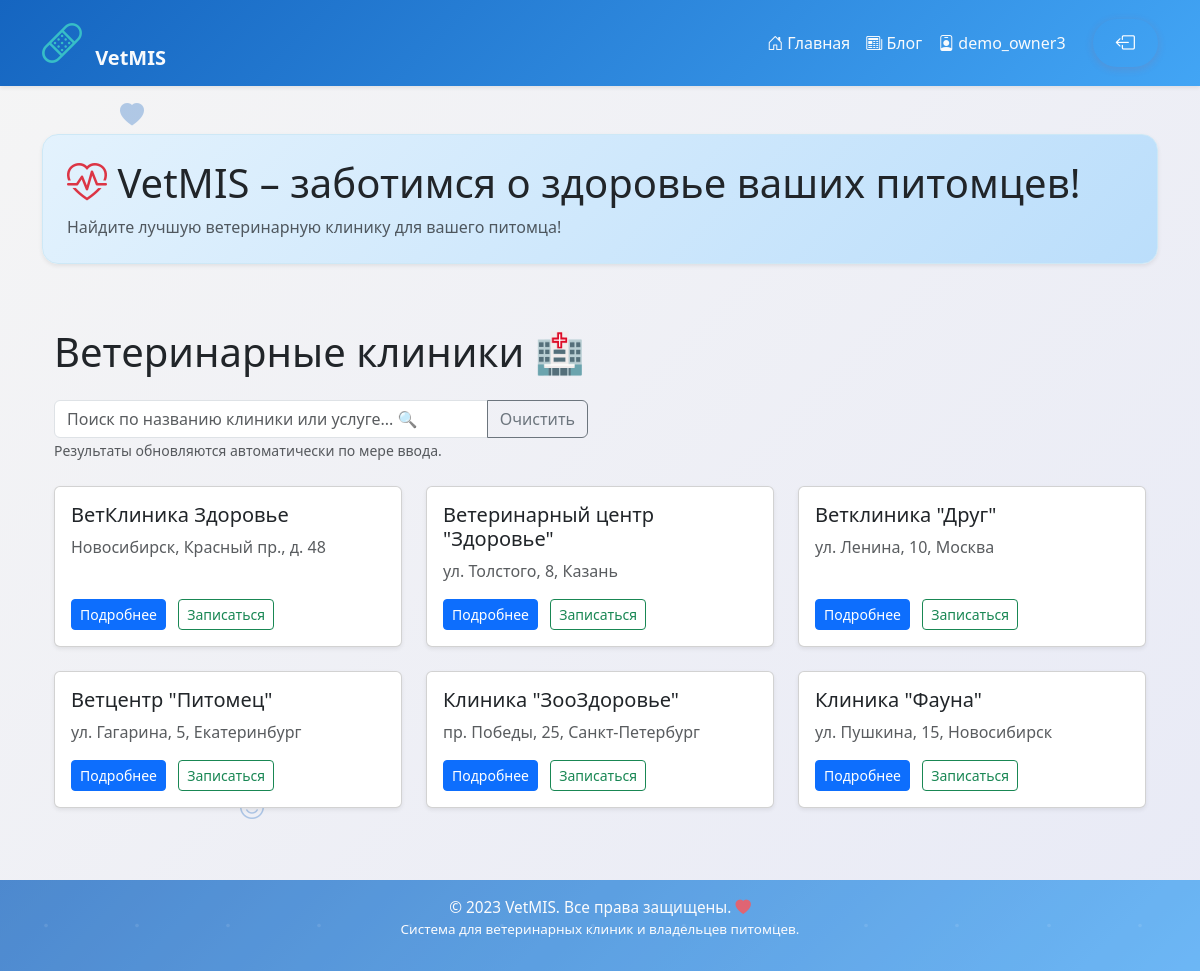
Screenshot of /clinics/ (signed in) with the database file from the repository.
### main/models.py (models this page shows, shortened)
class Clinic(models.Model):
    name = models.CharField(max_length=200, verbose_name="Название клиники")
    slug = models.SlugField(max_length=220, unique=True, verbose_name="Слаг")
    description = models.TextField(verbose_name="Описание", blank=True)
    address = models.CharField(max_length=300, verbose_name="Адрес", blank=True)
    phone = models.CharField(max_length=50, verbose_name="Телефон", blank=True)
    email = models.EmailField(verbose_name="Email", blank=True)
    website = models.URLField(verbose_name="Сайт", blank=True)
    timezone = models.CharField(max_length=50, verbose_name="Часовой пояс", default="Europe/Moscow")
    owner = models.ForeignKey(
        settings.AUTH_USER_MODEL,
        on_delete=models.SET_NULL,
        null=True,
        blank=True,
        related_name="owned_clinics",
        verbose_name="Владелец кабинета клиники"
    )
    is_demo = models.BooleanField(default=False, verbose_name="Демонстрационная клиника")
    class Meta:
        verbose_name = "Клиника"
        verbose_name_plural = "Клиники"

### main/views.py (the view)
# urls.py: path('clinics/', views.clinics_list, name='clinics_list'),
@login_required
def clinics_list(request):
    clinics = list(Clinic.objects.all().order_by('name'))
    return render(request, 'clinic/list.html', {'clinics': clinics})

### main/templates/clinic/list.html (shortened to what this page needs)
{% extends 'base.html' %}
{% block content %}
<div class="container mt-4">
  <h1 class="mb-4">Ветеринарные клиники 🏥</h1>
  <div class="row mb-4">
    <div class="col-md-6">
      <div class="input-group">
        <input type="text" id="searchInput" class="form-control" placeholder="Поиск по названию клиники или услуге... 🔍">
        <button class="btn btn-outline-secondary" type="button" id="clearSearch">Очистить</button>
      </div>
      <small class="text-muted">Результаты обновляются автоматически по мере ввода.</small>
    </div>
  </div>
  <div class="row" id="clinicsContainer">
    {% for clinic in clinics %}
    <div class="col-lg-4 col-md-6 mb-4 clinic-card"
         data-name="{{ clinic.name|lower }}"
         data-services="{% for cs in clinic.clinic_services_prefetched %}{% if cs.is_active %}{{ cs.service.name|lower }}; {% endif %}{% empty %}нет услуг{% endfor %}">
      <div class="card h-100 shadow-sm">
        <div class="card-body d-flex flex-column">
          <h5 class="card-title">{{ clinic.name }}</h5>
          {% if clinic.address %}
          <p class="card-text text-muted">{{ clinic.address|truncatechars:50 }}</p>
          {% endif %}
          <div class="mt-auto">
            <button class="btn btn-primary btn-sm me-2"
                    data-bs-toggle="modal"
                    data-bs-target="#clinicModal"
                    data-name="{{ clinic.name|default:'' }}"
                    data-address="{{ clinic.address|default:'Не указан' }}"
                    data-description="{{ clinic.description|default:'Нет описания' }}"
                    data-phone="{{ clinic.phone|default:'Не указан' }}"
                    data-email="{{ clinic.email|default:'Не указан' }}"
                    data-working-hours="{{ clinic.working_hours|default:'Не указаны' }}"
                    data-services="{% for cs in clinic.clinic_services_prefetched %}{% if cs.is_active %}{{ cs.service.name }} — {{ cs.price }} {{ cs.currency.code }}{% if not forloop.last %}; {% endif %}{% endif %}{% empty %}Нет услуг{% endfor %}"
                    data-vets="{% firstof clinic.vets_prefetched|length 0 %}">
              Подробнее
            </button>
            <a href="{% url 'book_appointment' clinic.id %}" class="btn btn-outline-success btn-sm">
              Записаться
            </a>
          </div>
        </div>
      </div>
    </div>
    {% endfor %}
  </div>
</div>
{% endblock %}

### main/templates/base.html (shortened to what this page needs)
{% load static %}
<!DOCTYPE html>
<html lang="ru">
<head>
    <link href="https://cdn.jsdelivr.net/npm/bootstrap@5.3.0/dist/css/bootstrap.min.css" rel="stylesheet">
    <link href="https://cdn.jsdelivr.net/npm/bootstrap-icons@1.10.5/font/bootstrap-icons.css" rel="stylesheet">
    <link rel="stylesheet" href="{% static 'css/medical-style.css' %}">
</head>
<body style="background: linear-gradient(135deg, #f5f5f5 0%, #e8eaf6 100%);">
    <div class="floating-animals">
        <i class="bi bi-heart-fill animal-icon" style="top:10%;left:10%;animation-delay:0s;"></i>
        <i class="bi bi-activity animal-icon" style="top:20%;right:15%;animation-delay:1s;"></i>
    </div>
    <nav class="navbar navbar-expand-lg navbar-dark shadow-sm" style="background: linear-gradient(135deg, #1565c0 0%, #42a5f5 100%);">
        <div class="container">
            <a class="navbar-brand fw-bold"
               href="{% if user.is_authenticated and user.owned_clinics.exists %}{% url 'clinic_dashboard' %}{% else %}{% url 'clinics_list' %}{% endif %}">
                <span class="bi bi-bandaid logo-medkit"></span>
                VetMIS
            </a>
            <div class="collapse navbar-collapse" id="topNav">
                <ul class="navbar-nav ms-auto mb-2 mb-lg-0">
                    {% if user.is_authenticated %}
                        {% if user.owned_clinics.exists %}
                            <li class="nav-item">
                                <a class="nav-link {% if request.resolver_match.url_name == 'animal-list' or request.resolver_match.url_name == 'animal_list' %}active{% endif %}"
                                   href="{% url 'animal-list' %}">
                                    <span class="bi bi-person-badge"></span> {{ user.username }}
                                </a>
                            </li>
                            <li class="nav-item">
                                <a class="nav-link {% if request.resolver_match.url_name == 'clinic_dashboard' %}active{% endif %}"
                                   href="{% url 'clinic_dashboard' %}">
                                    <span class="bi bi-hospital"></span> Кабинет клиники
                                </a>
                            </li>
                        {% else %}
                            <li class="nav-item">
                                <a class="nav-link {% if request.resolver_match.url_name == 'clinics_list' %}active{% endif %}"
                                   href="{% url 'clinics_list' %}">
                                    <span class="bi bi-house-door"></span> Главная
                                </a>
                            </li>
                            <li class="nav-item">
                                <a class="nav-link {% if request.resolver_match.url_name == 'blog-list' or request.resolver_match.url_name == 'blog_list' %}active{% endif %}"
                                   href="{% url 'blog-list' %}">
                                    <span class="bi bi-newspaper"></span> Блог
                                </a>
                            </li>
                            <li class="nav-item">
                                <a class="nav-link {% if request.resolver_match.url_name == 'animal-list' or request.resolver_match.url_name == 'animal_list' %}active{% endif %}"
                                   href="{% url 'animal-list' %}">
                                    <span class="bi bi-person-badge"></span> {{ user.username }}
                                </a>
                            </li>
                        {% endif %}
                        <li class="nav-item">
                            <form action="{% url 'logout' %}" method="post" style="display:inline;">
                                <button type="submit" class="custom-logout-btn" title="Выйти" aria-label="Выйти из аккаунта">
                                    <span class="bi bi-box-arrow-left"></span>
                                </button>
                            </form>
                        </li>
                    {% endif %}
                </ul>
            </div>
        </div>
    </nav>
    <div class="container mt-5 mb-4 pb-3">
        <div class="medical-card shadow-sm header-bg mb-4 rounded-4 p-4 animate-fade-in">
            {% if user.is_authenticated and user.owned_clinics.exists %}
                <h1 class="display-6 mb-2">
                    <span class="bi bi-hospital text-primary animate-pulse"></span>
                    VetMIS – управление вашей клиникой!
                </h1>
                <p class="text-muted mb-0">
                    Панель управления для ветеринарных клиник.
                </p>
            {% else %}
                <h1 class="display-6 mb-2">
                    <span class="bi bi-heart-pulse text-danger animate-pulse"></span>
                    VetMIS – заботимся о здоровье ваших питомцев!
                </h1>
                                <p class="text-muted mb-0">
                    Найдите лучшую ветеринарную клинику для вашего питомца!
                </p>
            {% endif %}
        </div>
    </div>
    <main class="container mb-5">
        {% block content %}{% endblock %}
    </main>
    <footer class="footer mt-5">
        <div class="container">
            <p class="mb-0">&copy; 2023 VetMIS. Все права защищены. <span class="bi bi-heart-fill text-danger"></span></p>
            <p class="small">Система для ветеринарных клиник и владельцев питомцев.</p>
        </div>
    </footer>
</body>
</html>

### main/static/css/medical-style.css (style rules this page uses)
body { background: linear-gradient(120deg, #f0f6ff 0%, #e2efe8 100%); min-height: 100vh; font-family: 'Segoe UI', 'Arial', sans-serif; }
.navbar { background: linear-gradient(90deg, #37bec7 0%, #1877c8 100%); }
.navbar-brand, .nav-link, .nav-link.active { color: #f8fafc !important; }
.header-bg { background-image: url('https://www.transparenttextures.com/patterns/diagmonds-light.png'); background-size: 150px 150px; border-radius: 1rem; }
.medical-card { background: #fff; border: 1px solid #cde8f6; border-radius: 10px; box-shadow: 0 8px 24px 0 rgb(60 137 200 / 10%); padding: 2rem 2.5rem; margin-bottom: 2rem; }
.logo-medkit { font-size: 2.5rem; color: #37bec7; margin-right: 0.5rem; vertical-align: bottom; }
.footer { font-size: 0.96rem; color: #6386a6; text-align: center; margin: 2rem 0 0 0; opacity: 0.74; }
.custom-logout-btn { color: #fff !important; background: #e74c3c; border: none; padding: 0.5em 1.2em; border-radius: 30px; font-weight: bold; box-shadow: 0 2px 8px rgba(231,76,60,0.15); transition: background 0.2s, box-shadow 0.15s; text-align: center; margin-left: 1em; display: inline-block; }
.nav-item { margin-left: 0; display: flex; align-items: center; }

### main/templates/base.html (style rules this page uses)
.floating-animals { position:fixed;top:0;left:0;width:100%;height:100%;pointer-events:none;z-index:-1 }
.animal-icon { position:absolute;font-size:1.5rem;color:rgba(21,101,192,.3);animation:float 8s ease-in-out infinite }
.logo-medkit { animation:pulse 3s infinite }
.nav-link { transition:transform .3s ease,color .3s ease }
.header-bg { background:linear-gradient(135deg,#e3f2fd 0%,#bbdefb 100%);animation:bgShift 5s infinite ease-in-out }
.footer { background:linear-gradient(135deg,#1565c0 0%,#42a5f5 100%);color:#fff;text-align:center;padding:1rem;position:relative;overflow:hidden }
.footer::before { content:'';position:absolute;top:0;left:0;width:100%;height:100%;animation:sparkle 4s linear infinite }
.custom-logout-btn { background:none;border:none;color:#fff;font-size:1.2rem;transition:transform .3s ease }

### rows the page displays
Clinic: name "ВетКлиника Здоровье", address "Новосибирск, Красный пр., д. 48"
Clinic: name "Ветеринарный центр \"Здоровье\"", address "ул. Толстого, 8, Казань"
Clinic: name "Ветклиника \"Друг\"", address "ул. Ленина, 10, Москва"
Clinic: name "Ветцентр \"Питомец\"", address "ул. Гагарина, 5, Екатеринбург"
Clinic: name "Клиника \"ЗооЗдоровье\"", address "пр. Победы, 25, Санкт-Петербург"
Clinic: name "Клиника \"Фауна\"", address "ул. Пушкина, 15, Новосибирск"

### other values shown
{{ user.username }} "demo_owner3"
